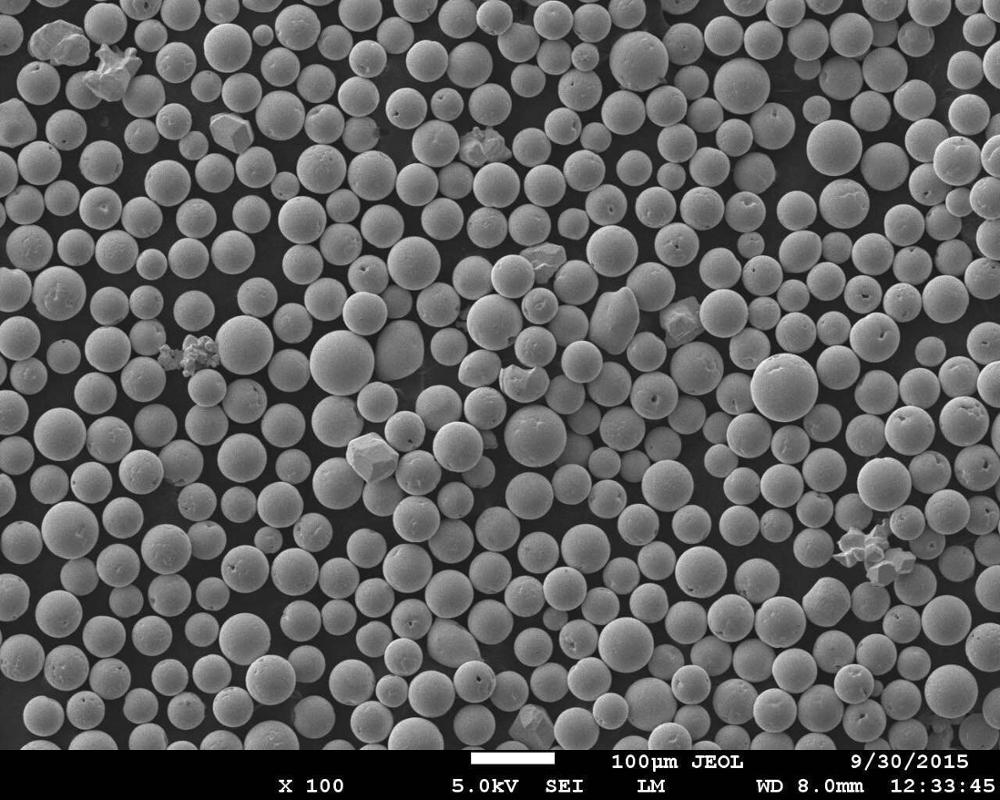
#> input picture image_samples/flat_circles/1.png, 1000 x 800 px
$ python -i auto_detect.py   (imports and definitions only)   (older library calls are emulated)
#> lines starting #> are read from the running program, lines starting #| are printed output that depends on the picture; after the words box and inside, x2 and y2 are one past the last pixel; in counts of white or black regions, pixels touching at a corner belong together
"""Automatic circle detection backed by OpenCV.

OpenCV (and its heavy companion packages) is an *optional* dependency. If it is
not installed, the UI shows a warning and detection is disabled rather than
crashing -- this keeps the base install small and fast.
"""

from __future__ import annotations

try:  # pragma: no cover - depends on the environment
    import cv2
    import numpy as np

    _CV2_AVAILABLE = True
except ImportError:  # pragma: no cover
    cv2 = None
    np = None
    _CV2_AVAILABLE = False


def is_available() -> bool:
    """Return ``True`` when the OpenCV-backed backend can be used."""
    return _CV2_AVAILABLE


# [9 lines left out: function missing_message, not called in this run]


def _require_cv2():
    if not _CV2_AVAILABLE:
        raise RuntimeError(missing_message())


def _nms_indices(boxes, indices, overlap_thresh=0.4):
    """Greedy non-maximum suppression over the given array of boxes."""
    boxes = np.asarray(boxes, dtype=float)
    if len(boxes) == 0:
        return []
    x1 = boxes[:, 0]
    y1 = boxes[:, 1]
    x2 = boxes[:, 2]
    y2 = boxes[:, 3]
    areas = (x2 - x1 + 1) * (y2 - y1 + 1)
    keep = list(indices)
    for i in list(keep):
        rest = [j for j in keep if j != i]
        if not rest:
            break
        xx1 = np.maximum(x1[i], x1[rest])
        yy1 = np.maximum(y1[i], y1[rest])
        xx2 = np.minimum(x2[i], x2[rest])
        yy2 = np.minimum(y2[i], y2[rest])
        w = np.maximum(0, xx2 - xx1 + 1)
        h = np.maximum(0, yy2 - yy1 + 1)
        overlap = (w * h) / areas[rest]
        if np.any(overlap > overlap_thresh):
            keep = [j for j in keep if j != i]
    return keep


def find_circles_distance_transform(path, radius=0.0, original_center=None):
    """Detect circles in a flat image using the distance-transform method.

    Returns a list of ``(x, y, radius)`` tuples in image coordinates.
    """
#> called with path = '../../image_samples/flat_circles/1.png', radius = 0
    _require_cv2()

    im = cv2.imread(path)
#> im is the input picture: shape (800, 1000, 3); min 0, max 255, mean 96.4
    if im is None:
        raise FileNotFoundError(f"Could not read image at {path!r}")

    hsv = cv2.cvtColor(im, cv2.COLOR_BGR2HSV)
#> hsv: shape (800, 1000, 3); mean H, S, V 0, 0, 96.4
    _, bw = cv2.threshold(hsv[:, :, 2], 0, 255, cv2.THRESH_BINARY | cv2.THRESH_OTSU)
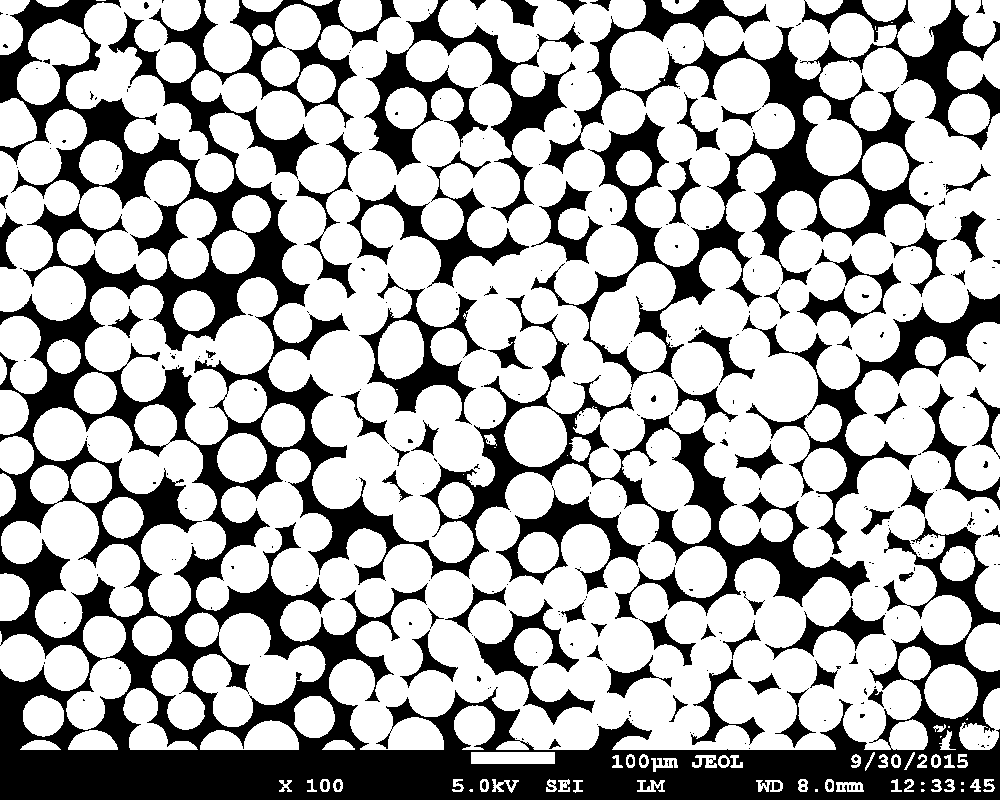
#> bw: shape (800, 1000); 68.3% white; 309 black regions (227 under 20 px), largest, box (x1, y1, x2, y2) and area: (0, 0, 1000, 800) 159535, (531, 0, 1000, 390) 33380, (364, 0, 584, 223) 9825

    laplacian = cv2.Laplacian(bw, cv2.CV_8UC1)
#> laplacian: shape (800, 1000); 5.6% white in thin lines or dots
    if cv2.Laplacian(bw, cv2.CV_8UC1).var() - cv2.Laplacian(bw - laplacian, cv2.CV_8UC1).var() > 45:
        bw = bw - laplacian

    kernel = cv2.getStructuringElement(cv2.MORPH_ELLIPSE, (3, 3))
    morph = cv2.morphologyEx(bw, cv2.MORPH_CLOSE, kernel)
#> morph: shape (800, 1000); 68.9% white; 221 black regions (53 under 20 px), largest, box (x1, y1, x2, y2) and area: (0, 0, 1000, 800) 123226, (690, 27, 932, 262) 12504, (637, 427, 870, 613) 8860
    dist = cv2.distanceTransform(morph, cv2.DIST_L2, cv2.DIST_MASK_PRECISE)

    border = int(radius * 1.1) if radius else 30
    distborder = cv2.copyMakeBorder(
        dist, border, border, border, border, cv2.BORDER_CONSTANT | cv2.BORDER_ISOLATED, 0
    )
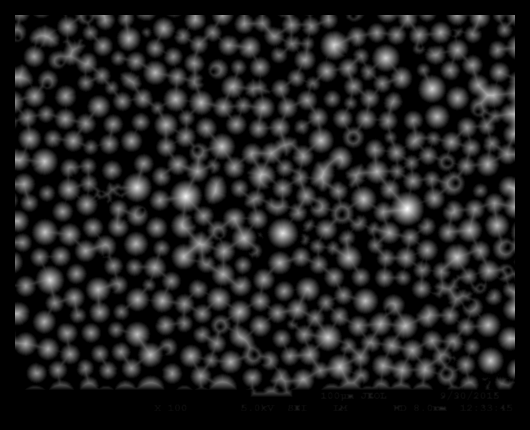
#> distborder: shape (860, 1060) float32 (shown at 1/2 size); min 0, max 33.84, mean 4.6; drawn with min black and max white
    gap = int(radius * 0.9) if radius else 10
    kernel2 = cv2.getStructuringElement(
        cv2.MORPH_ELLIPSE, (2 * (border - gap) + 1, 2 * (border - gap) + 1)
    )
    kernel2 = cv2.copyMakeBorder(
        kernel2, gap, gap, gap, gap, cv2.BORDER_CONSTANT | cv2.BORDER_ISOLATED, 0
    )
    distTempl = cv2.distanceTransform(kernel2, cv2.DIST_L2, cv2.DIST_MASK_PRECISE)
    nxcor = cv2.matchTemplate(distborder, distTempl, cv2.TM_CCOEFF_NORMED)
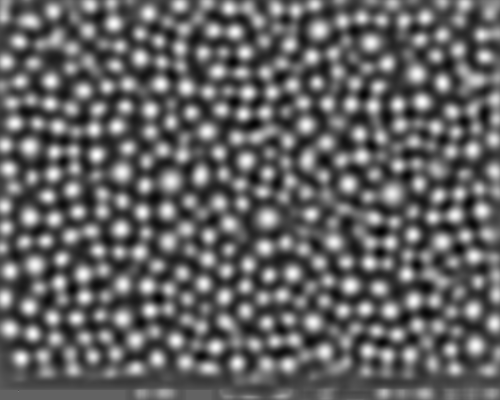
#> nxcor: shape (800, 1000) float32 (shown at 1/2 size); min -0.612, max 0.978, mean 0.011; drawn with min black and max white
    _, mx, _, _ = cv2.minMaxLoc(nxcor)
#> mx = 0.978
    _, peaks = cv2.threshold(nxcor, mx * 0.5, 255, cv2.THRESH_BINARY)
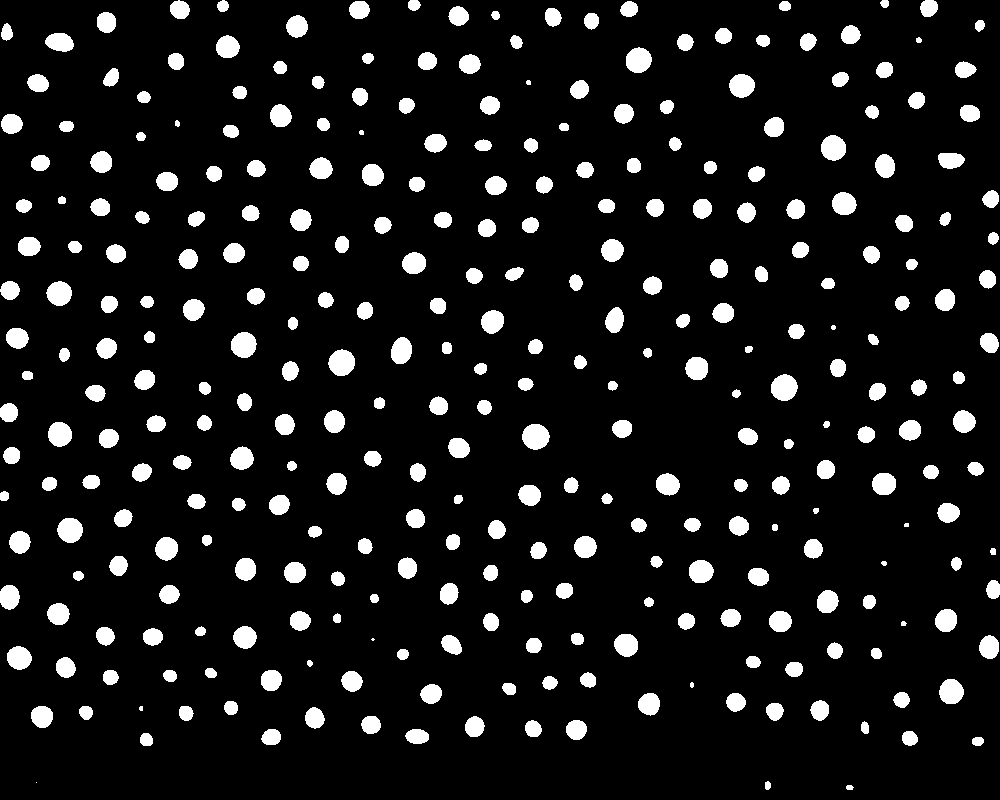
#> peaks: shape (800, 1000) float32; 9.3% white; 319 white regions (4 under 20 px), largest, box (x1, y1, x2, y2) and area: (522, 424, 550, 450) 558, (771, 374, 798, 401) 556, (328, 349, 355, 376) 553
    peaks8u = cv2.convertScaleAbs(peaks)
#> peaks8u: shape (800, 1000); 9.3% white; 319 white regions (4 under 20 px)
    contours, _ = cv2.findContours(peaks8u, cv2.RETR_CCOMP, cv2.CHAIN_APPROX_SIMPLE)
#> contours = 319 contours, 11 with area under 20; largest, box (x1, y1, x2, y2) and area: (522, 424, 550, 450) 520, (771, 374, 798, 401) 518, (328, 349, 355, 376) 516, (231, 332, 257, 358) 488, (626, 47, 652, 73) 488
    peaks8u = cv2.convertScaleAbs(peaks)

    borders = [cv2.boundingRect(c) for c in contours]
#> borders = 319 items, first 6: (846, 785, 8, 5), (36, 782, 1, 1), (765, 781, 6, 9), (972, 737, 12, 9), (140, 733, 13, 13), (902, 731, 16, 15)
    if radius != 0 and original_center is not None:
        borders.append((*original_center, radius, radius))

    # Third return of NMS is a filtered index list operating on ``borders``.
    keep = _nms_indices(
        [(bx, by, bx + bw, by + bh) for bx, by, bw, bh in borders], list(range(len(borders)))
    )
#> in _nms_indices, `boxes = np.asarray(boxes, dtype=float)`: boxes = 319 rows, first 6: [846, 785, 854, 790], [36, 782, 37, 783], [765, 781, 771, 790], [972, 737, 984, 746], [140, 733, 153, 746], [902, 731, 918, 746]
#> in _nms_indices, `x1 = boxes[:, 0]`: x1 = 319 values, max 990 at index 84, min 0 at index 68, mean 483.9
#> in _nms_indices, `y1 = boxes[:, 1]`: y1 = 319 values, max 785 at index 0, min 0 at index 314, mean 368.8
#> in _nms_indices, `x2 = boxes[:, 2]`: x2 = 319 values, max 1000 at index 71, min 9 at index 110, mean 500.8
#> in _nms_indices, `y2 = boxes[:, 3]`: y2 = 319 values, max 790 at index 0, min 8 at index 315, mean 385.2
#> in _nms_indices, `areas = (x2 - x1 + 1) * (y2 - y1 + 1)`: areas = 319 values, max 784 at index 157, min 4 at index 1, mean 334.3
#> in _nms_indices, `keep = list(indices)`: keep = 319 values from 0 to 318
#> keep = 319 values from 0 to 318
    circles: list[tuple[float, float, float]] = []
    for i in keep:
        x, y, w, h = borders[i]
        _, mx, _, mxloc = cv2.minMaxLoc(dist[y : y + h, x : x + w], peaks8u[y : y + h, x : x + w])
        circle_radius = mx
        if radius != 0 and not (0.85 * radius <= circle_radius <= 1.15 * radius):
            continue
        if radius == 0 and circle_radius <= 12:
            continue
        circles.append((mxloc[0] + x, mxloc[1] + y, circle_radius))
#> this loop made 319 passes
#> (x, y, w, h, mx, mxloc, circle_radius) on passes 1, 3, 4: (846, 785, 8, 5, 5, (5, 1), 5), (765, 781, 6, 9, 3.61, (0, 4), 3.61), (972, 737, 12, 9, 12.73, (3, 0), 12.73)
#> after the loop, circles = 316 items, first 6: (975, 737, 12.73), (146, 736, 14), (908, 734, 15.3), (414, 733, 16.49), (269, 735, 15), (868, 729, 13.04)
    return circles

>>> result = find_circles_distance_transform('../../image_samples/flat_circles/1.png')
#> result has the same summary as circles in find_circles_distance_transform

$ run again, on image_samples/flat_circles/2.png
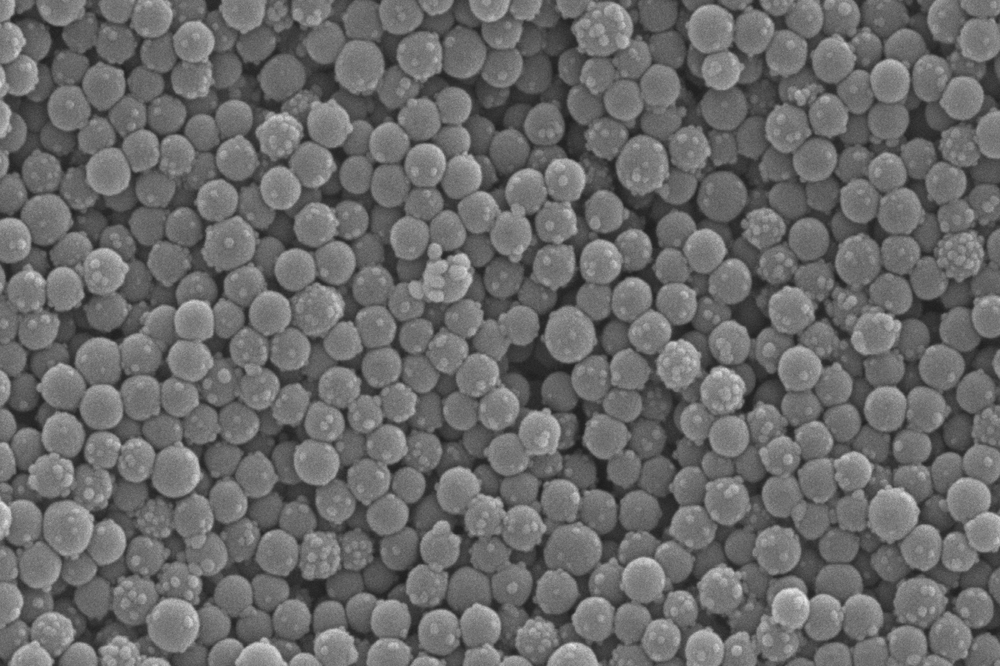
#> input picture image_samples/flat_circles/2.png, 1000 x 666 px, shrunk from 1760 x 1172 before the run
#> in find_circles_distance_transform, im is the input picture: shape (666, 1000, 3); min 29, max 233, mean 105.8
#> hsv: shape (666, 1000, 3); mean H, S, V 0, 0, 105.8
#> in find_circles_distance_transform, `_, bw = cv2.threshold(hsv[:, :, 2], 0, 255, cv2.THRESH_BINARY | cv2.TH..`:
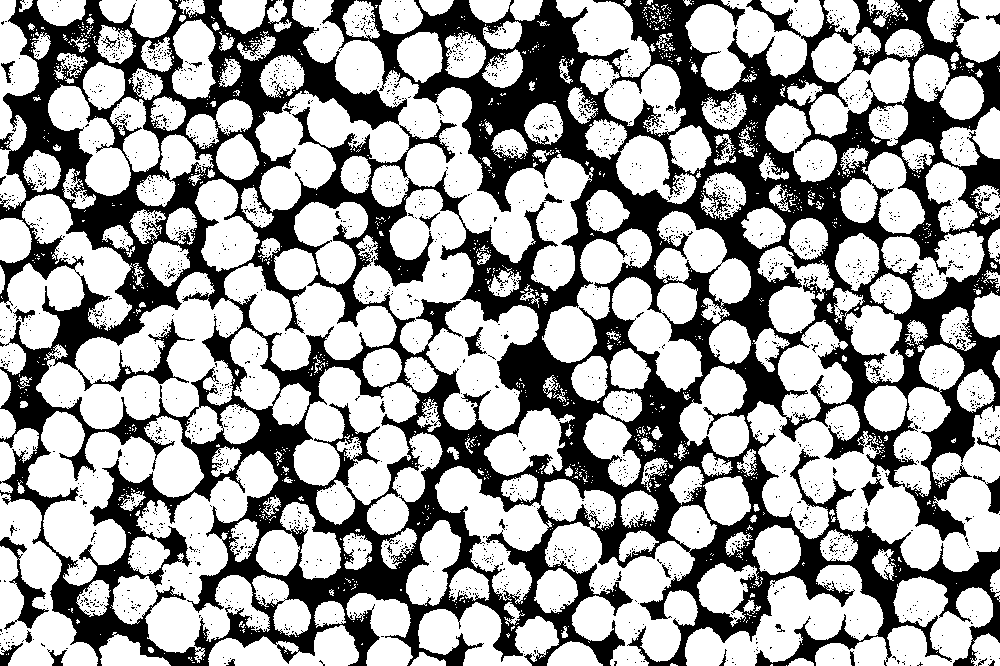
#> bw: shape (666, 1000); 63.5% white; 2371 black regions (2330 under 20 px), largest, box (x1, y1, x2, y2) and area: (0, 0, 1000, 666) 233933, (0, 537, 49, 630) 1084, (973, 475, 1000, 514) 367
#> laplacian: shape (666, 1000); 9.4% white in thin lines or dots
#> in find_circles_distance_transform, `_, mx, _, _ = cv2.minMaxLoc(nxcor)`: mx = 0.94
#> in find_circles_distance_transform, `_, peaks = cv2.threshold(nxcor, mx * 0.5, 255, cv2.THRESH_BINARY)`:
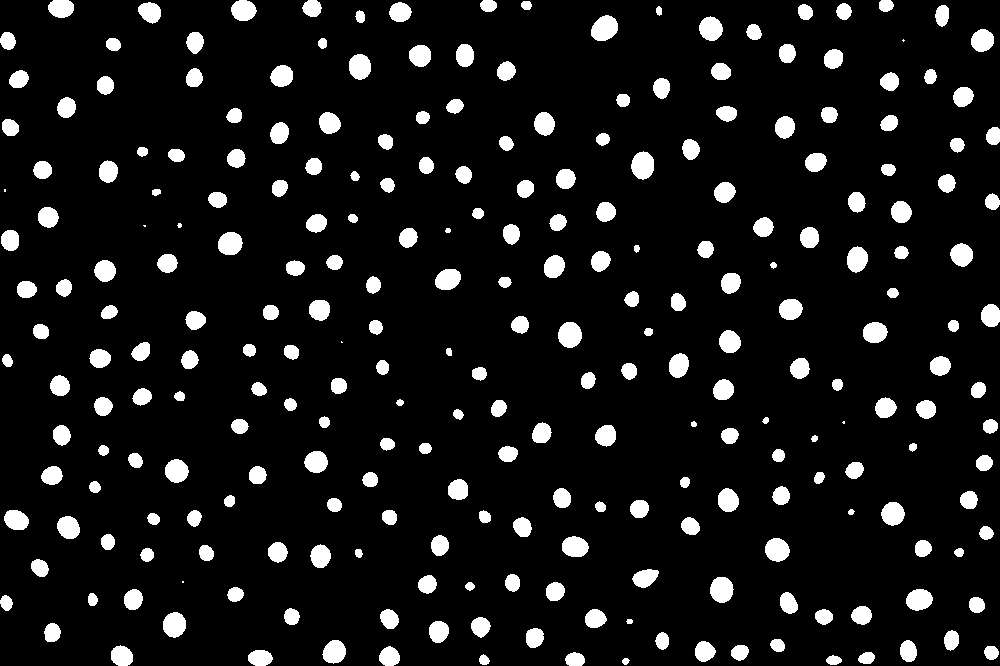
#> peaks: shape (666, 1000) float32; 9.2% white; 261 white regions (7 under 20 px), largest, box (x1, y1, x2, y2) and area: (591, 15, 618, 41) 530, (631, 151, 654, 180) 508, (558, 322, 582, 348) 492
#> peaks8u: shape (666, 1000); 9.2% white; 261 white regions (7 under 20 px)
#> contours = 261 contours, 8 with area under 20; largest, box (x1, y1, x2, y2) and area: (591, 15, 618, 41) 494, (631, 151, 654, 180) 472, (558, 322, 582, 348) 457, (710, 577, 734, 603) 450, (163, 612, 186, 638) 432
#> borders = 261 items, first 6: (622, 658, 8, 7), (826, 655, 16, 10), (479, 654, 11, 11), (858, 652, 17, 12), (565, 652, 20, 14), (248, 650, 25, 16)
#> boxes = 261 rows, first 6: [622, 658, 630, 665], [826, 655, 842, 665], [479, 654, 490, 665], [858, 652, 875, 664], [565, 652, 585, 666], [248, 650, 273, 666]
#> x1 = 261 values, max 986 at index 210, min 0 at index 28, mean 494
#> y1 = 261 values, max 658 at index 0, min 0 at index 256, mean 330.5
#> x2 = 261 values, max 1000 at index 142, min 6 at index 186, mean 510.7
#> y2 = 261 values, max 666 at index 4, min 10 at index 255, mean 347.2
#> areas = 261 values, max 756 at index 247, min 9 at index 36, mean 338.4
#> in _nms_indices, `keep = list(indices)`: keep = 261 values from 0 to 260
#> the loop in find_circles_distance_transform, `for i in keep:` made 261 passes
#> (x, y, w, h, mx, mxloc, circle_radius) on passes 1 to 3: (622, 658, 8, 7, 17.72, (6, 4), 17.72), (826, 655, 16, 10, 22.02, (9, 9), 22.02), (479, 654, 11, 11, 20.62, (4, 10), 20.62)
#> after the loop in find_circles_distance_transform, `for i in keep:`: circles = 258 items, first 6: (628, 662, 17.72), (835, 664, 22.02), (483, 664, 20.62), (867, 663, 22.02), (573, 665, 24.19), (260, 665, 24.7)
#> result has the same summary as circles in find_circles_distance_transform
